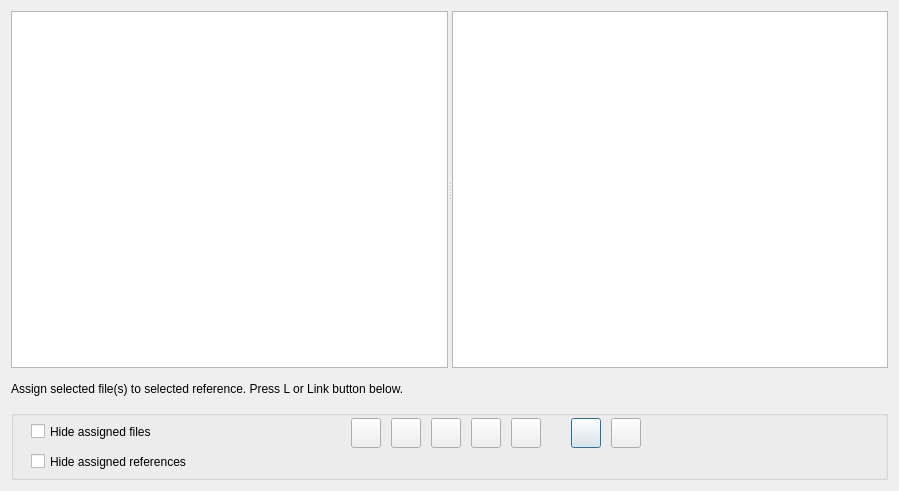
<?xml version="1.0" encoding="UTF-8"?>
<ui version="4.0">
 <class>Dialog_manage_references</class>
 <widget class="QDialog" name="Dialog_manage_references">
  <property name="geometry">
   <rect>
    <x>0</x>
    <y>0</y>
    <width>899</width>
    <height>491</height>
   </rect>
  </property>
  <property name="windowTitle">
   <string>Reference manager</string>
  </property>
  <layout class="QGridLayout" name="gridLayout">
   <item row="2" column="0">
    <widget class="QLabel" name="label_2">
     <property name="minimumSize">
      <size>
       <width>0</width>
       <height>30</height>
      </size>
     </property>
     <property name="maximumSize">
      <size>
       <width>16777215</width>
       <height>30</height>
      </size>
     </property>
     <property name="text">
      <string>Assign selected file(s) to selected reference. Press L or Link button below.</string>
     </property>
    </widget>
   </item>
   <item row="1" column="0">
    <widget class="QSplitter" name="splitter">
     <property name="orientation">
      <enum>Qt::Horizontal</enum>
     </property>
     <widget class="QTableWidget" name="tableWidget_refs"/>
     <widget class="QTableWidget" name="tableWidget_files"/>
    </widget>
   </item>
   <item row="4" column="0">
    <widget class="QGroupBox" name="groupBox">
     <property name="minimumSize">
      <size>
       <width>0</width>
       <height>70</height>
      </size>
     </property>
     <property name="maximumSize">
      <size>
       <width>16777215</width>
       <height>70</height>
      </size>
     </property>
     <property name="title">
      <string/>
     </property>
     <widget class="QCheckBox" name="checkBox_hide_files">
      <property name="geometry">
       <rect>
        <x>20</x>
        <y>10</y>
        <width>301</width>
        <height>23</height>
       </rect>
      </property>
      <property name="text">
       <string>Hide assigned files</string>
      </property>
     </widget>
     <widget class="QCheckBox" name="checkBox_hide_refs">
      <property name="geometry">
       <rect>
        <x>20</x>
        <y>40</y>
        <width>301</width>
        <height>23</height>
       </rect>
      </property>
      <property name="text">
       <string>Hide assigned references</string>
      </property>
     </widget>
     <widget class="QPushButton" name="pushButton_delete_ref">
      <property name="geometry">
       <rect>
        <x>560</x>
        <y>8</y>
        <width>30</width>
        <height>30</height>
       </rect>
      </property>
      <property name="toolTip">
       <string>&lt;html&gt;&lt;head/&gt;&lt;body&gt;&lt;p&gt;Delete selected reference&lt;/p&gt;&lt;/body&gt;&lt;/html&gt;</string>
      </property>
      <property name="text">
       <string/>
      </property>
     </widget>
     <widget class="QPushButton" name="pushButton_link">
      <property name="geometry">
       <rect>
        <x>340</x>
        <y>8</y>
        <width>30</width>
        <height>30</height>
       </rect>
      </property>
      <property name="toolTip">
       <string>&lt;html&gt;&lt;head/&gt;&lt;body&gt;&lt;p&gt;Link selected files to selected reference&lt;/p&gt;&lt;/body&gt;&lt;/html&gt;</string>
      </property>
      <property name="text">
       <string/>
      </property>
     </widget>
     <widget class="QPushButton" name="pushButton_unlink_files">
      <property name="geometry">
       <rect>
        <x>380</x>
        <y>8</y>
        <width>30</width>
        <height>30</height>
       </rect>
      </property>
      <property name="toolTip">
       <string>&lt;html&gt;&lt;head/&gt;&lt;body&gt;&lt;p&gt;Unlink selected files from references&lt;/p&gt;&lt;/body&gt;&lt;/html&gt;</string>
      </property>
      <property name="text">
       <string/>
      </property>
     </widget>
     <widget class="QPushButton" name="pushButton_delete_unused_refs">
      <property name="geometry">
       <rect>
        <x>600</x>
        <y>8</y>
        <width>30</width>
        <height>30</height>
       </rect>
      </property>
      <property name="toolTip">
       <string>&lt;html&gt;&lt;head/&gt;&lt;body&gt;&lt;p&gt;Delete all references that are not assigned to files&lt;/p&gt;&lt;/body&gt;&lt;/html&gt;</string>
      </property>
      <property name="text">
       <string/>
      </property>
     </widget>
     <widget class="QPushButton" name="pushButton_edit_ref">
      <property name="geometry">
       <rect>
        <x>420</x>
        <y>8</y>
        <width>30</width>
        <height>30</height>
       </rect>
      </property>
      <property name="toolTip">
       <string>&lt;html&gt;&lt;head/&gt;&lt;body&gt;&lt;p&gt;Edit reference&lt;/p&gt;&lt;/body&gt;&lt;/html&gt;</string>
      </property>
      <property name="text">
       <string/>
      </property>
     </widget>
     <widget class="QPushButton" name="pushButton_import">
      <property name="geometry">
       <rect>
        <x>460</x>
        <y>8</y>
        <width>30</width>
        <height>30</height>
       </rect>
      </property>
      <property name="toolTip">
       <string>&lt;html&gt;&lt;head/&gt;&lt;body&gt;&lt;p&gt;Import references. RIS format.&lt;/p&gt;&lt;/body&gt;&lt;/html&gt;</string>
      </property>
      <property name="text">
       <string/>
      </property>
     </widget>
     <widget class="QPushButton" name="pushButton_auto_link">
      <property name="geometry">
       <rect>
        <x>500</x>
        <y>8</y>
        <width>30</width>
        <height>30</height>
       </rect>
      </property>
      <property name="toolTip">
       <string>&lt;html&gt;&lt;head/&gt;&lt;body&gt;&lt;p&gt;Automatically link references to unassigned file names.&lt;/p&gt;&lt;p&gt;Word matching uses words from reference title.&lt;/p&gt;&lt;p&gt;Strong matches with 70% or more matching words are linked.&lt;/p&gt;&lt;p&gt;Linking may be incorrect. &lt;/p&gt;&lt;p&gt;Review after applying the function.&lt;/p&gt;&lt;/body&gt;&lt;/html&gt;</string>
      </property>
      <property name="text">
       <string/>
      </property>
     </widget>
    </widget>
   </item>
  </layout>
 </widget>
 <tabstops>
  <tabstop>tableWidget_refs</tabstop>
  <tabstop>tableWidget_files</tabstop>
  <tabstop>checkBox_hide_files</tabstop>
  <tabstop>checkBox_hide_refs</tabstop>
  <tabstop>pushButton_link</tabstop>
  <tabstop>pushButton_unlink_files</tabstop>
  <tabstop>pushButton_edit_ref</tabstop>
  <tabstop>pushButton_import</tabstop>
  <tabstop>pushButton_delete_ref</tabstop>
  <tabstop>pushButton_delete_unused_refs</tabstop>
 </tabstops>
 <resources/>
 <connections/>
</ui>
